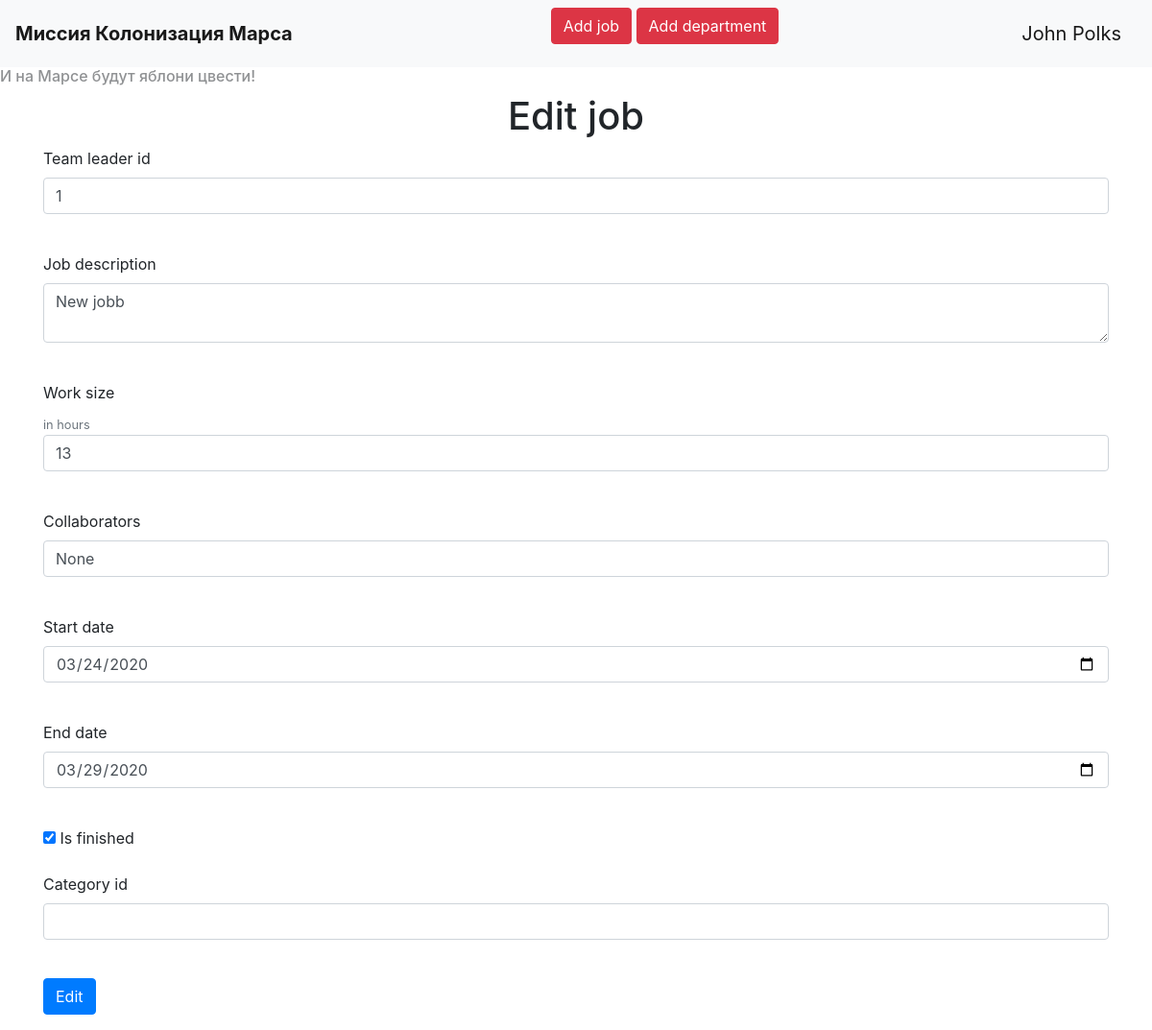
Before: /edit/job/10 (signed in) with the older database file.
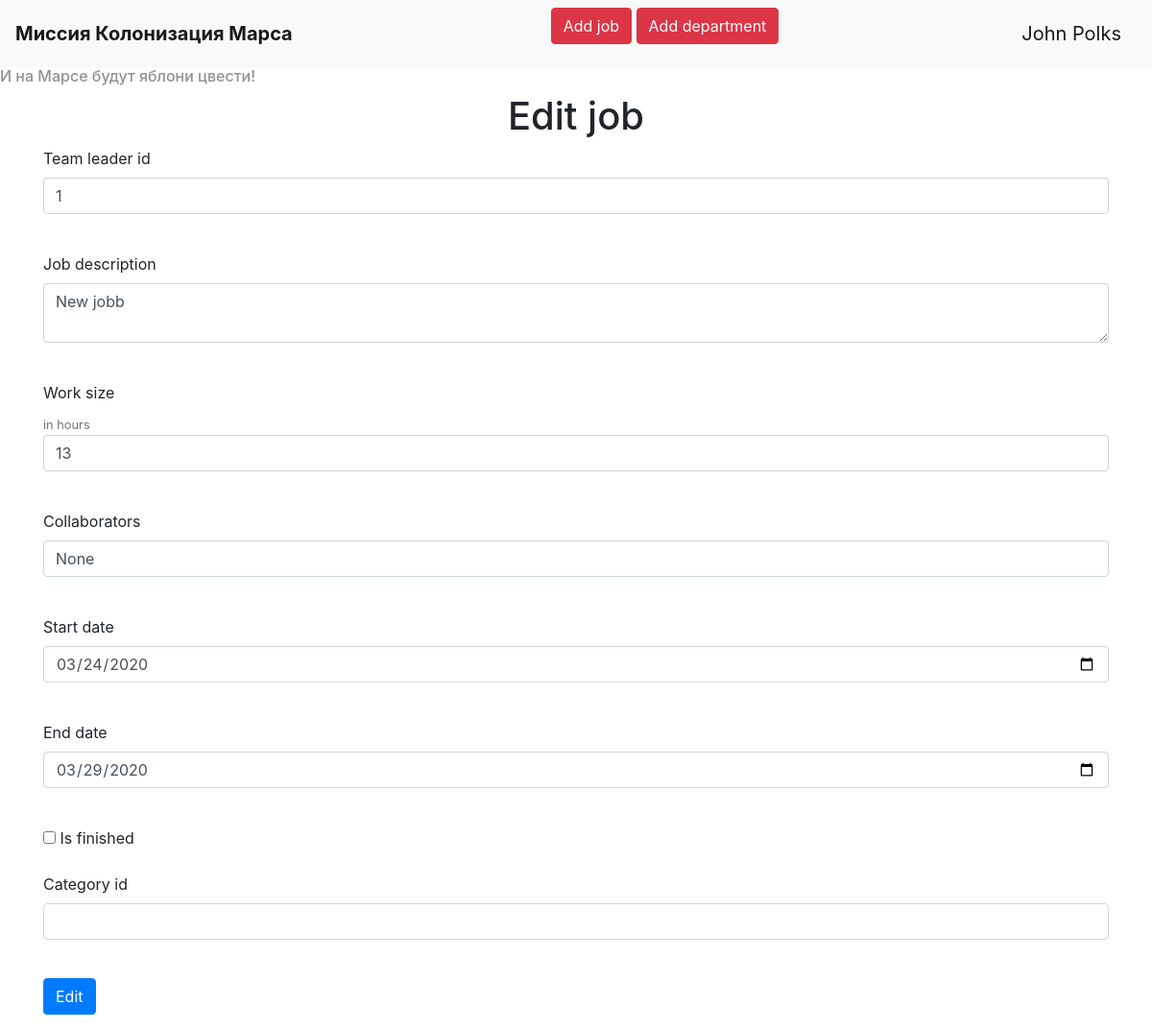
After: the same page with the newer database file.
### __all_models.py (models this page shows)
class Jobs(SqlAlchemyBase):
    __tablename__ = 'jobs'
    id = sqlalchemy.Column(sqlalchemy.Integer, primary_key=True, autoincrement=True)
    team_leader = sqlalchemy.Column(sqlalchemy.Integer, sqlalchemy.ForeignKey('users.id'))
    job = sqlalchemy.Column(sqlalchemy.String)
    work_size = sqlalchemy.Column(sqlalchemy.Integer)
    collaborators = sqlalchemy.Column(sqlalchemy.String)
    start_date = sqlalchemy.Column(sqlalchemy.DateTime, default=datetime.datetime.now())
    end_date = sqlalchemy.Column(sqlalchemy.DateTime)
    is_finished = sqlalchemy.Column(sqlalchemy.Boolean)
    creator_id = sqlalchemy.Column(sqlalchemy.Integer)
    users = orm.relation('User')
    tm_leader = orm.relationship('User', foreign_keys='Jobs.team_leader')
    categories = orm.relation('Category', secondary='association', backref='jobs')

### main.py (the view, shortened to what this page needs)
@app.route('/edit/<type>/<int:id>', methods=['GET', 'POST'])
@login_required
def edit_item(type, id):
    if type == 'job':
        form = NewJobForm()
        form.submit.label.text = 'Edit'
        sesion = db_session.create_session()
        job = sesion.query(Jobs).get(id)
        if not job:
            abort(404)
        if request.method == 'GET':
            form.collaborator.data = 'None'
            form.job.data = job.job
            form.work_size.data = job.work_size
            form.team_leader.data = job.team_leader
            form.start_date.data = job.start_date
            form.end_date.data = job.end_date
            if len(job.categories) > 0:
                form.category_id.data = job.categories[0].cat_id
            form.is_finished.data = job.is_finished
        return render_template('newjob.html', add_title='Edit job', title='Job edit', form=form)

### forms.py
class NewJobForm(FlaskForm):
    team_leader = IntegerField('Team leader id', validators=[DataRequired()])
    job = TextAreaField('Job description', validators=[DataRequired()])
    work_size = FloatField('Work size', validators=[DataRequired()])
    collaborator = StringField('Collaborators', validators=[DataRequired()])
    start_date = DateField('Start date', default=datetime.datetime.today(), format='%Y-%m-%d')
    end_date = DateField('End date', default=datetime.datetime.today(), format='%Y-%m-%d')
    is_finished = BooleanField('Is finished', default=False)
    category_id=IntegerField('Category id',validators=[DataRequired()])
    submit = SubmitField('Add job')

### db_session.py (called while the page is built)
def create_session() -> Session:
    global __factory
    return __factory()

### main.py (called while the page is built)
@login_manager.user_loader
def load_user(id):
    sesion = db_session.create_session()
    return sesion.query(User).get(id)

### templates/newjob.html (shortened to what this page needs)
{% extends "base.html" %}
{% block content %}
    <div align="center">
    <h1>{{add_title}}</h1>
    </div>
    <form action="" method="post" novalidate>
        {% for field in form if field.name != 'csrf_token' and field.name != 'submit'%}
        <p>
            {% if field.name != 'is_finished'%}
            {{ field.label }}<br>
            {% if field.name == 'work_size' %}
                <small class="text-muted">in hours</small>
            {% endif %}
            {{ field(class="form-control") }}<br>
            {% else %}
                {{field()}} {{field.label}}
            {% endif %}
        </p>
        {% endfor %}
        <p>{{form.submit(class="btn btn-primary",type="submit")}}</p>
    </form>
{% endblock %}

Changed rows visible on the page:
changed Jobs "New jobb": is_finished "☑" → "☐"
